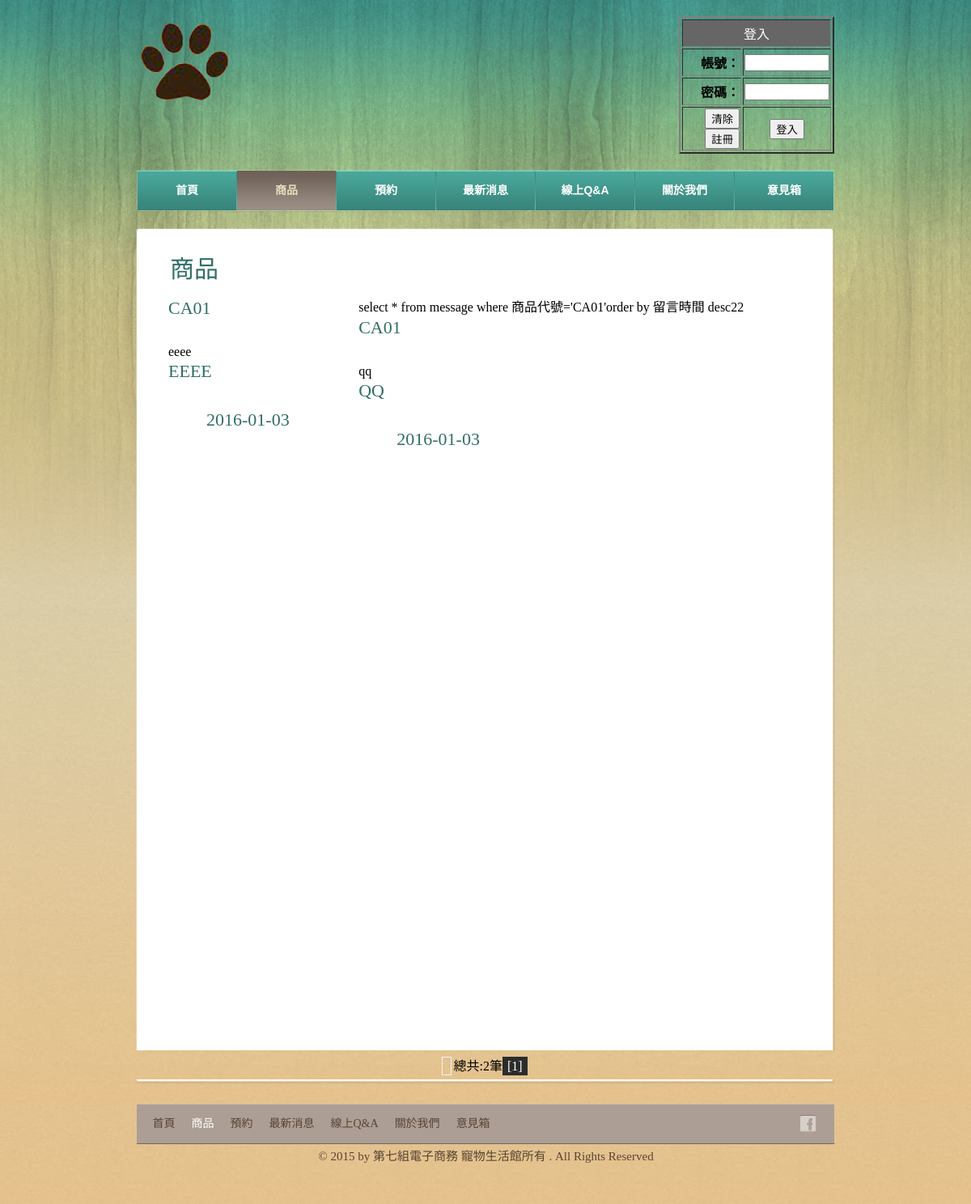
Screenshot of /leftmessageshow.php?shopname=CA01&page=1 with the database file from the repository.
### tables this page shows
CREATE TABLE IF NOT EXISTS `message` (
  `識別碼` varchar(50) NOT NULL,
  `商品代號` varchar(20) NOT NULL,
  `商品名稱` varchar(50) NOT NULL,
  `信箱` varchar(30) NOT NULL,
  `性別` varchar(10) NOT NULL,
  `留言主旨` varchar(20) NOT NULL,
  `留言內容` varchar(100) NOT NULL,
  `留言時間` date NOT NULL
);

### leftmessageshow.php (the view, shortened to what this page needs)
<!DOCTYPE html>
<html>
<head>
	<link rel="stylesheet" href="css/style.css" type="text/css">
</head>
<body>
	<div id="background">
		<div id="page">
			<div id="header">
				<div id="logo">
					<a href="index.php"><img src="images/logo.png" alt="LOGO" height="112" width="118"></a>
				</div>
                 <?php
				 if(isset($_SESSION['帳號'])&&$_SESSION['權限']==1)
				 {
					 echo $_SESSION['時間'] .'<br>';
					 echo $_SESSION['帳號'].'<br>';
					 echo '<a href="logout.php" class="button">登出</a>';
					  echo '<a href="registeredit.php" class="button">會員修改</a>';
					  echo '<a href="registeredit.php" class="button">優惠專區</a>';
					  echo '<a href="searchreservation.php" class="button">預約記錄</a>';
								echo '<a href="searchshopreservation.php" class="button">訂單記錄</a>';
				?>
				<?php
				}
				else
				{
				?>
                <div id="login">
					<table width="192"border="2" align="center"background="background2.jpg" >
<form name="sign" method="post" action="connect.php">
<tr bgcolor="#666666">
    <td height="30" colspan="2" align="center">
      <font color="#FFFFFF">登入</font>
    </td>
  </tr>
  <tr>
	  <td height="30" align="right" ><b>帳號： </b></td>
	  <td ><div style="float:left"><input type="text" size="10" id="account" name="account" onblur="checkaccount()"  ></div><div style="float:left" id="Checkac"></div></td>
  </tr>
  <tr>
	  <td height="30" align="right" ><b>密碼：</b></td>
	  <td><div style="float:left"><input type="password" size="10" id="Password" name="password" onblur="checkpd()"></div><div style="float:left" id="Checkpd"></div></td>
  </tr>
   <tr >
    <td height="30"  align="right" >
      <input type="reset" value="清除" onclick="clean()">
      <input type="button" value="註冊" onclick="register()">
      </td>
    <td height="30"  align="center"><input type="button" value="登入" onclick="send()">
    </tr>
  </form>
</table>
			 </div>
                        <?php } ?>
				<div id="navigation">
					<ul>
						<li>
							<a href="index.php">首頁</a>
						</li>
						<li class="selected">
							<a href="about.php">商品</a>
						</li>
						<li>
							<a href="rooms.php">預約</a>
						</li>
						<li>
							<a href="dives.php">最新消息</a>
						</li>
						<li>
							<a href="foods.php">線上Q&A </a>
						</li>
						<li>
							<a href="news.php">關於我們</a>
						</li>
						<li>
							<a href="contact.php">意見箱</a>
						</li>
					</ul>
				</div>
			</div>
			<div id="contents">
				<div class="box">
					<div>
					<div class="body">
							<h1>商品</h1>
							<div class="big1" id="sites">
							<?php
							$sql="select * from message where 商品代號='".$_GET['shopname']."'order by 留言時間 desc";
							echo $sql;
							$row=mysql_query($sql);
							$total=mysql_num_rows($row);
							echo $total;
							echo $total;
							$count=ceil($total/3);
							?>
                            <?php
							if(isset($_GET['page']))
							{
									$min=($_GET['page']-1)*3;
									$max=$_GET['page']*3;
									$counts = intval($_GET["page"]);
									if($_GET['page']==$count)
								{
								    $min=($_GET['page']-1)*3;
									$max=$total;
									$counts = intval($_GET["page"]);
								}
							}
							else
							{
								$counts=1;
								$min=0;
									$max=1;
							}
							for ($i=$min; $i<$max ; $i++) {
								 ?>
								<div class="small1">
									<div class="right1">
										<h2><?php echo mysql_result($row,$i,"商品代號");?></h2>
										<?php echo mysql_result($row,$i,"留言主旨");?>
                                        <h2><?php echo mysql_result($row,$i,"留言內容");?></h2>
                                        </div>
									<div  class="left1">
										<h2><?php echo mysql_result($row,$i,"留言時間");?></h2>
								                            	</div>
                                                          </div>
							<?php }?>
                             </div>
                          </div>
<div class="green-black">
<span class="disabled"></span>
                          <?php
echo "總共:".$total."筆";
for($i=1;$i<=$count;$i++) {
if($i == $counts) {
echo'<a class="linkcss" href="leftmessageshow.php?shopname='.$_GET['shopname'].'&page='.$i.'" >[' . $i . ']</a>';
}
}
?>
</div>
			</div>
		</div>
		<div id="footer">
			<div>
				<ul class="navigation">
					<li>
						<a href="index.php">首頁</a>
					</li>
					<li class="active">
						<a href="about.php">商品</a>
					</li>
					<li>
						<a href="rooms.php">預約</a>
					</li>
					<li>
						<a href="dives.php">最新消息</a>
					</li>
					<li>
						<a href="foods.php">線上Q&A </a>
					</li>
					<li>
						<a href="news.php">關於我們</a>
					</li>
					<li>
						<a href="contact.php">意見箱</a>
					</li>
				</ul>
				<div id="connect">
				<a href="http://freewebsitetemplates.com/go/facebook/" target="_blank" class="facebook"></a>
				</div>
			</div>
			<p>
				© 2015 by 第七組電子商務 寵物生活館所有 . All Rights Reserved
			</p>
		</div>
	</div>
</body>
</html>

### css/style.css (style rules this page uses)
body { background: #ffb744 url(../images/bg-body.jpg) repeat left bottom; font-family: "Times New Roman", Times, serif; margin: 0; }
#background { background: url(../images/bg-pattern.jpg) repeat-x center top; min-height: 1318px; }
#page { width: 960px; margin: 0 auto; }
img { border: 0; }
#navigation li, #navigation li a:hover, #navigation li.selected a { background-image: url(../images/bg-menu.png); background-repeat: repeat-x; }
#contents div.box, #contents div.box > div, #contents div.body { background-image: url(../images/content-box.png); background-repeat: no-repeat; }
#header { margin-bottom: 20px; padding-top: 20px; }
#logo { float: left; margin-bottom: 20px; margin-left: 49px; }
#login { float: right; margin-bottom: 20px; margin-right: 49px; }
#navigation { background: url(../images/bg-navigation.png) no-repeat; clear: both; height: 50px; width: 860px; margin: 0 auto; padding: 1px; }
#navigation ul { display: inline-block; width: 860px; list-style: none; margin: 0; padding: 0; }
#navigation li { float: left; background-position: 0 -118px; background-repeat: no-repeat; height: 49px; width: 122px; margin: 0; padding-left: 1px; text-align: center; }
#navigation li:first-child { background: none; margin-left: 0; padding-left: 0; }
#navigation li a { color: #fff; display: block; font: bold 14px/48px Arial, Helvetica, sans-serif; height: 49px; text-decoration: none; text-transform: uppercase; }
#navigation li.selected a { background-position: 0 0; color: #e4e1bd; }
#contents { display: inline-block; width: 865px; padding: 0 47px; }
#contents h1 { color: #316e66; font: 26px/30px "Times New Roman", Times, serif; margin: 18px 0 20px; padding-left: 2px; text-transform: uppercase; }
#contents div.body h1, #contents h2 { color: #316e66; font: 30px/30px "Times New Roman", Times, serif; margin: 0 0 18px; text-transform: uppercase; }
#contents h2 { font-size: 22px; margin: 0 0 30px; }
#contents p { color: #5a4535; font-size: 15px; line-height: 30px; margin: 0; padding: 0 0 24px 2px; }
#contents div.box { background-position: left bottom; margin-bottom: 20px; margin-left: 1px; padding: 0 0 6px; }
#contents div.box > div { background-position: -1745px top; padding: 6px 0 0; }
#contents div.body { background-position: -871px top; background-repeat: repeat-y; min-height: 980px; padding: 30px 40px 0; }
#rooms, #foods, #sites { list-style: none; margin: 0; padding: 0; }
#footer { color: #594334; font-size: 14px; line-height: 48px; margin: -38px 0 20px; padding-top: 42px; text-transform: uppercase; }
#footer > div { background-color: #ac9e94; height: 48px; width: 822px; border-bottom: 1px solid #72675f; border-top: 1px solid #cdbeb2; margin: 0 auto; padding: 0 20px; text-align: right; }
#footer ul.navigation { float: left; display: inline-block; list-style: none; margin: 0; padding: 0; }
#footer ul.navigation li { float: left; margin-right: 10px; }
#footer ul.navigation li a { color: #594334; padding: 0 5px; text-decoration: none; }
#footer ul.navigation li:first-child a { border-left: 0; padding-left: 0; }
#footer ul.navigation li.active a { color: #fff; }
#footer p { margin: 0; text-align: center; text-transform: none; }
#connect { float: right; display: inline-block; line-height: 26px; margin: 12px 0 0; }
#connect a { background: url(../images/icons.png) no-repeat; display: inline-block; height: 23px; width: 23px; margin-left: 10px; }
#connect a.facebook { background-position: 0 -98px; }
.big1 { width: 100%; }
.small1 { width:30%; float: left; }
.right1 { width: 80%; }
.left1 { float: right; width:80%; }

### leftmessageshow.php (style rules this page uses)
DIV.green-black { PADDING-RIGHT: 3px; PADDING-LEFT: 3px; PADDING-BOTTOM: 3px; MARGIN: 3px; PADDING-TOP: 3px; TEXT-ALIGN: center }
DIV.green-black A { BORDER-RIGHT: #2c2c2c 1px solid; PADDING-RIGHT: 5px; BORDER-TOP: #2c2c2c 1px solid; PADDING-LEFT: 5px; BACKGROUND: url(images/pageimage1.gif) #2c2c2c; PADDING-BOTTOM: 2px; BORDER-LEFT: #2c2c2c 1px solid; COLOR: #fff; MARGIN-RIGHT: 2px; PADDING-TOP: 2px; BORDER-BOTTOM: #2c2c2c 1px solid; TEXT-DECORATION: none }
DIV.green-black SPAN.disabled { BORDER-RIGHT: #f3f3f3 1px solid; PADDING-RIGHT: 5px; BORDER-TOP: #f3f3f3 1px solid; PADDING-LEFT: 5px; PADDING-BOTTOM: 2px; BORDER-LEFT: #f3f3f3 1px solid; COLOR: #ccc; MARGIN-RIGHT: 2px; PADDING-TOP: 2px; BORDER-BOTTOM: #f3f3f3 1px solid }

### rows the page displays
message: 商品代號 "CA01", 留言主旨 "eeee", 留言內容 "EEEE", 留言時間 "2016-01-03"
message: 商品代號 "CA01", 留言主旨 "qq", 留言內容 "QQ", 留言時間 "2016-01-03"

### other values shown
$sql "select * from message where 商品代號='CA01'order by 留言時間 desc"
$total "2"
